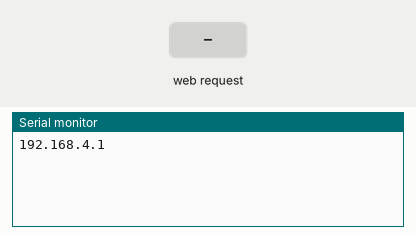
Simulated run of this sketch. Board: ESP8266 (NodeMCU). Parts: the last lines printed to the serial monitor. Inputs (shaded band) come from the test bench.

Above: at 6.2 s.
6.3 s: HTTP request GET /DRONEOFF received
At 7.8 s:
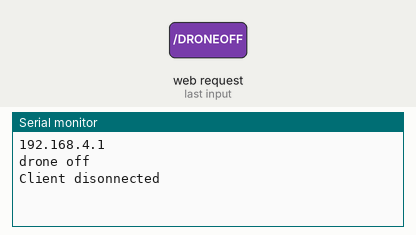
8.8 s: HTTP request GET /DRONEDOWN received
At 10.9 s:
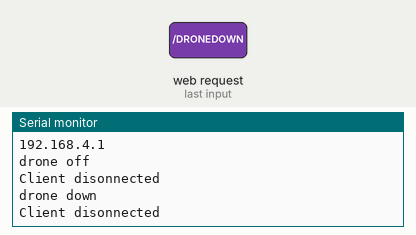
11.3 s: HTTP request GET /DRONEUP received
At 12.8 s:
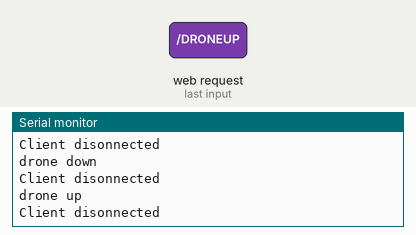
13.8 s: HTTP request GET /DRONELEFT received
At 15.9 s:
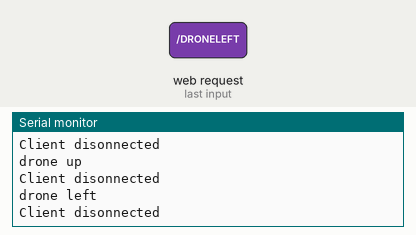
16.3 s: HTTP request GET /DRONERIGHT received
At 17.8 s:
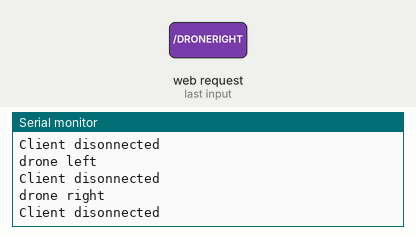

Measured:
- after the input at 6.3 s, the serial monitor: prints a new line after 1.0 s (image 1)
- after the input at 8.8 s, the serial monitor: prints a new line after 1.0 s (image 2)
- after the input at 11.3 s, the serial monitor: prints a new line after 1.0 s (image 3)
- after the input at 13.8 s, the serial monitor: prints a new line after 1.0 s (image 4)
- after the input at 16.3 s, the serial monitor: prints a new line after 1.0 s (image 5)

The sketch:

espWiFi.ino
```cpp
#include <ESP8266WiFi.h>
//set up ssid and password for access point
const char* ssid = "LindaIsCool";
const char* password = "1234home";
WiFiServer server(80);

#include <SoftwareSerial.h>
#define Arduino_RX 4 //pin D2 (GPIO4) on NodeMCU
#define Arduino_TX 5 //pin D1 (GPIO5) on NodeMCU
//set up serial object for communication with arduino
SoftwareSerial ArduinoSerial(Arduino_RX, Arduino_TX);

void droneOff();
void droneUp();
void droneDown();
void droneLeft();
void droneRight();

void setup() {
  Serial.begin(115200);
  ArduinoSerial.begin(9600);

  WiFi.mode(WIFI_AP); //set NodeMCU to access point mode
  WiFi.softAP(ssid, password); //set credentials
  server.begin(); //begin server
  delay(5000);
  Serial.println(WiFi.softAPIP()); //for debugging
}

void loop()
{
  WiFiClient client = server.available();
  if (!client) { //if there is no client making a request, then keep looping until there is
    return;
  }

  String request = client.readString(); //store the request made by the client

  //check if request matches a button
  //if it does, run the desired function
  if (request.indexOf("/DRONEOFF") != -1) {
    Serial.println("drone off");
    droneOff();
  } else if (request.indexOf("/DRONEDOWN") != -1){
    Serial.println("drone down");
    droneDown();
  } else if (request.indexOf("/DRONEUP") != -1){
    Serial.println("drone up");
    droneUp();
  } else if (request.indexOf("/DRONELEFT") != -1){
    Serial.println("drone left");
    droneLeft();
  } else if (request.indexOf("/DRONERIGHT") != -1){
    Serial.println("drone right");
    droneRight();
  }

  //prepare the html document
  String s = "HTTP/1.1 200 OK\r\n"; //respond using HTTP Protocol 1.1 200
  s += "Content-Type: text/html\r\n\r\n";
  s += "<!DOCTYPE HTML>\r\n<html>\r\n";
  s += "<br><br><br><p align=\"middle\"><input type=\"button\" name=\"bUp\" value=\"UP\" style=\"font-size:50px; height:125px; width:300px\" align=\"middle\" onclick=\"location.href='/DRONEUP'\"></p>";
  s += "<br><br><br><p align=\"middle\"><input type=\"button\" name=\"bLeft\" value=\"LEFT\" style=\"font-size:50px; height:125px; width:300px\" onclick=\"location.href='/DRONELEFT'\">";
  s += "&nbsp;&nbsp;&nbsp;<input type=\"button\" name=\"bOff\" value=\"OFF\" style=\"font-size:50px; height:125px; width:300px\" onclick=\"location.href='/DRONEOFF'\">";
  s += "&nbsp;&nbsp;&nbsp;<input type=\"button\" name=\"bRight\" value=\"RIGHT\" style=\"font-size:50px; height:125px; width:300px\" onclick=\"location.href='/DRONERIGHT'\"></p>";
  s += "<br><br><br><p align=\"middle\"><input type=\"button\" name=\"bDown\" value=\"DOWN\" style=\"font-size:50px; height:125px; width:300px\" onclick=\"location.href='/DRONEDOWN'\"></p>";
  s += "<br></html>\n";

  client.flush (); //clear previous info in the stream
  client.print (s); // Send the response to the client
  Serial.println("Client disonnected" ); //for debugging
  delay(500);
}


//the functions below send a character to the arduino corresponding to the button that was pressed
void droneOff() {
  ArduinoSerial.print(0);
}

void droneUp() {
  ArduinoSerial.print(1);
}

void droneDown() {
  ArduinoSerial.print(2);
}

void droneLeft() {
  ArduinoSerial.print(3);
}

void droneRight() {
  ArduinoSerial.print(4);
}
```
